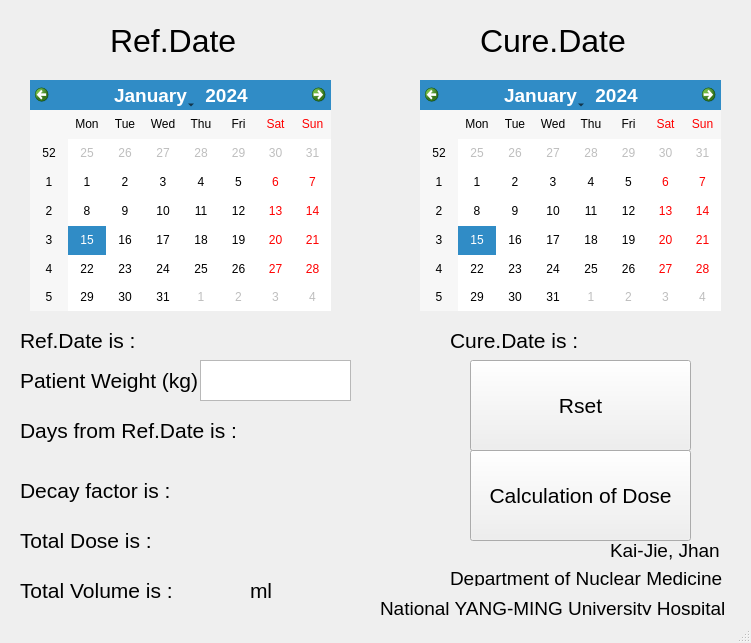
<?xml version="1.0" encoding="UTF-8"?>
<ui version="4.0">
 <class>MainWindow</class>
 <widget class="QMainWindow" name="MainWindow">
  <property name="geometry">
   <rect>
    <x>0</x>
    <y>0</y>
    <width>751</width>
    <height>643</height>
   </rect>
  </property>
  <property name="font">
   <font>
    <family>Arial</family>
    <pointsize>14</pointsize>
   </font>
  </property>
  <property name="windowTitle">
   <string>Ra-223 Does Calculator for NM, YMUH</string>
  </property>
  <property name="autoFillBackground">
   <bool>false</bool>
  </property>
  <widget class="QWidget" name="centralwidget">
   <widget class="QLabel" name="RefLabel">
    <property name="geometry">
     <rect>
      <x>110</x>
      <y>0</y>
      <width>181</width>
      <height>81</height>
     </rect>
    </property>
    <property name="font">
     <font>
      <family>Arial</family>
      <pointsize>24</pointsize>
     </font>
    </property>
    <property name="text">
     <string>Ref.Date</string>
    </property>
   </widget>
   <widget class="QLabel" name="CureLabel">
    <property name="geometry">
     <rect>
      <x>480</x>
      <y>0</y>
      <width>181</width>
      <height>81</height>
     </rect>
    </property>
    <property name="font">
     <font>
      <family>Arial</family>
      <pointsize>24</pointsize>
     </font>
    </property>
    <property name="text">
     <string>Cure.Date</string>
    </property>
   </widget>
   <widget class="QCalendarWidget" name="RefcalendarWidget">
    <property name="geometry">
     <rect>
      <x>30</x>
      <y>80</y>
      <width>301</width>
      <height>231</height>
     </rect>
    </property>
    <property name="font">
     <font>
      <pointsize>9</pointsize>
     </font>
    </property>
   </widget>
   <widget class="QCalendarWidget" name="CurecalendarWidget_2">
    <property name="geometry">
     <rect>
      <x>420</x>
      <y>80</y>
      <width>301</width>
      <height>231</height>
     </rect>
    </property>
    <property name="font">
     <font>
      <pointsize>9</pointsize>
     </font>
    </property>
   </widget>
   <widget class="QLabel" name="Ptlabel">
    <property name="geometry">
     <rect>
      <x>20</x>
      <y>360</y>
      <width>191</width>
      <height>41</height>
     </rect>
    </property>
    <property name="font">
     <font>
      <family>Arial</family>
      <pointsize>16</pointsize>
     </font>
    </property>
    <property name="text">
     <string>Patient Weight (kg)</string>
    </property>
   </widget>
   <widget class="QTextEdit" name="WeighttextEdit">
    <property name="geometry">
     <rect>
      <x>200</x>
      <y>360</y>
      <width>151</width>
      <height>41</height>
     </rect>
    </property>
    <property name="font">
     <font>
      <family>Arial</family>
      <pointsize>14</pointsize>
     </font>
    </property>
    <property name="html">
     <string>&lt;!DOCTYPE HTML PUBLIC &quot;-//W3C//DTD HTML 4.0//EN&quot; &quot;http://www.w3.org/TR/REC-html40/strict.dtd&quot;&gt;
&lt;html&gt;&lt;head&gt;&lt;meta name=&quot;qrichtext&quot; content=&quot;1&quot; /&gt;&lt;style type=&quot;text/css&quot;&gt;
p, li { white-space: pre-wrap; }
&lt;/style&gt;&lt;/head&gt;&lt;body style=&quot; font-family:'Arial'; font-size:14pt; font-weight:400; font-style:normal;&quot;&gt;
&lt;p style=&quot;-qt-paragraph-type:empty; margin-top:0px; margin-bottom:0px; margin-left:0px; margin-right:0px; -qt-block-indent:0; text-indent:0px;&quot;&gt;&lt;br /&gt;&lt;/p&gt;&lt;/body&gt;&lt;/html&gt;</string>
    </property>
   </widget>
   <widget class="QPushButton" name="Calculationbuttom">
    <property name="geometry">
     <rect>
      <x>470</x>
      <y>450</y>
      <width>221</width>
      <height>91</height>
     </rect>
    </property>
    <property name="font">
     <font>
      <family>Arial</family>
      <pointsize>16</pointsize>
     </font>
    </property>
    <property name="text">
     <string>Calculation of Dose</string>
    </property>
   </widget>
   <widget class="QLabel" name="Ref">
    <property name="geometry">
     <rect>
      <x>20</x>
      <y>320</y>
      <width>131</width>
      <height>41</height>
     </rect>
    </property>
    <property name="font">
     <font>
      <family>Arial</family>
      <pointsize>16</pointsize>
     </font>
    </property>
    <property name="text">
     <string>Ref.Date is :</string>
    </property>
   </widget>
   <widget class="QLabel" name="RefDateShow">
    <property name="geometry">
     <rect>
      <x>170</x>
      <y>320</y>
      <width>131</width>
      <height>41</height>
     </rect>
    </property>
    <property name="font">
     <font>
      <family>Arial</family>
      <pointsize>16</pointsize>
     </font>
    </property>
    <property name="text">
     <string/>
    </property>
   </widget>
   <widget class="QLabel" name="Ref_2">
    <property name="geometry">
     <rect>
      <x>450</x>
      <y>320</y>
      <width>131</width>
      <height>41</height>
     </rect>
    </property>
    <property name="font">
     <font>
      <family>Arial</family>
      <pointsize>16</pointsize>
     </font>
    </property>
    <property name="text">
     <string>Cure.Date is :</string>
    </property>
   </widget>
   <widget class="QLabel" name="CureDateShow">
    <property name="geometry">
     <rect>
      <x>590</x>
      <y>320</y>
      <width>131</width>
      <height>41</height>
     </rect>
    </property>
    <property name="font">
     <font>
      <family>Arial</family>
      <pointsize>16</pointsize>
     </font>
    </property>
    <property name="text">
     <string/>
    </property>
   </widget>
   <widget class="QLabel" name="DiffdayShow">
    <property name="geometry">
     <rect>
      <x>250</x>
      <y>410</y>
      <width>131</width>
      <height>41</height>
     </rect>
    </property>
    <property name="font">
     <font>
      <family>Arial</family>
      <pointsize>16</pointsize>
     </font>
    </property>
    <property name="text">
     <string/>
    </property>
   </widget>
   <widget class="QLabel" name="Ref_3">
    <property name="geometry">
     <rect>
      <x>20</x>
      <y>410</y>
      <width>231</width>
      <height>41</height>
     </rect>
    </property>
    <property name="font">
     <font>
      <family>Arial</family>
      <pointsize>16</pointsize>
     </font>
    </property>
    <property name="text">
     <string>Days from Ref.Date is : </string>
    </property>
   </widget>
   <widget class="QLabel" name="Ref_4">
    <property name="geometry">
     <rect>
      <x>20</x>
      <y>470</y>
      <width>231</width>
      <height>41</height>
     </rect>
    </property>
    <property name="font">
     <font>
      <family>Arial</family>
      <pointsize>16</pointsize>
     </font>
    </property>
    <property name="text">
     <string>Decay factor is : </string>
    </property>
   </widget>
   <widget class="QLabel" name="DecayfactorShow">
    <property name="geometry">
     <rect>
      <x>190</x>
      <y>470</y>
      <width>131</width>
      <height>41</height>
     </rect>
    </property>
    <property name="font">
     <font>
      <family>Arial</family>
      <pointsize>16</pointsize>
     </font>
    </property>
    <property name="text">
     <string/>
    </property>
   </widget>
   <widget class="QLabel" name="DoseShow">
    <property name="geometry">
     <rect>
      <x>190</x>
      <y>520</y>
      <width>131</width>
      <height>41</height>
     </rect>
    </property>
    <property name="font">
     <font>
      <family>Arial</family>
      <pointsize>16</pointsize>
     </font>
    </property>
    <property name="text">
     <string/>
    </property>
   </widget>
   <widget class="QLabel" name="Ref_5">
    <property name="geometry">
     <rect>
      <x>20</x>
      <y>520</y>
      <width>141</width>
      <height>41</height>
     </rect>
    </property>
    <property name="font">
     <font>
      <family>Arial</family>
      <pointsize>16</pointsize>
     </font>
    </property>
    <property name="text">
     <string>Total Dose is : </string>
    </property>
   </widget>
   <widget class="QLabel" name="Ref_6">
    <property name="geometry">
     <rect>
      <x>20</x>
      <y>570</y>
      <width>231</width>
      <height>41</height>
     </rect>
    </property>
    <property name="font">
     <font>
      <family>Arial</family>
      <pointsize>16</pointsize>
     </font>
    </property>
    <property name="text">
     <string>Total Volume is :</string>
    </property>
   </widget>
   <widget class="QLabel" name="VolumeShow">
    <property name="geometry">
     <rect>
      <x>190</x>
      <y>570</y>
      <width>71</width>
      <height>41</height>
     </rect>
    </property>
    <property name="palette">
     <palette>
      <active>
       <colorrole role="WindowText">
        <brush brushstyle="SolidPattern">
         <color alpha="255">
          <red>255</red>
          <green>0</green>
          <blue>0</blue>
         </color>
        </brush>
       </colorrole>
      </active>
      <inactive>
       <colorrole role="WindowText">
        <brush brushstyle="SolidPattern">
         <color alpha="255">
          <red>255</red>
          <green>0</green>
          <blue>0</blue>
         </color>
        </brush>
       </colorrole>
      </inactive>
      <disabled>
       <colorrole role="WindowText">
        <brush brushstyle="SolidPattern">
         <color alpha="255">
          <red>120</red>
          <green>120</green>
          <blue>120</blue>
         </color>
        </brush>
       </colorrole>
      </disabled>
     </palette>
    </property>
    <property name="font">
     <font>
      <family>Arial</family>
      <pointsize>20</pointsize>
      <underline>true</underline>
     </font>
    </property>
    <property name="text">
     <string/>
    </property>
    <property name="wordWrap">
     <bool>false</bool>
    </property>
   </widget>
   <widget class="QPushButton" name="Clearbuttom">
    <property name="geometry">
     <rect>
      <x>470</x>
      <y>360</y>
      <width>221</width>
      <height>91</height>
     </rect>
    </property>
    <property name="font">
     <font>
      <family>Arial</family>
      <pointsize>16</pointsize>
     </font>
    </property>
    <property name="text">
     <string>Rset</string>
    </property>
   </widget>
   <widget class="QLabel" name="Ref_7">
    <property name="geometry">
     <rect>
      <x>250</x>
      <y>570</y>
      <width>61</width>
      <height>41</height>
     </rect>
    </property>
    <property name="font">
     <font>
      <family>Arial</family>
      <pointsize>16</pointsize>
     </font>
    </property>
    <property name="text">
     <string>ml</string>
    </property>
   </widget>
   <widget class="QLabel" name="label">
    <property name="geometry">
     <rect>
      <x>450</x>
      <y>570</y>
      <width>281</width>
      <height>16</height>
     </rect>
    </property>
    <property name="text">
     <string>Department of Nuclear Medicine</string>
    </property>
   </widget>
   <widget class="QLabel" name="label_2">
    <property name="geometry">
     <rect>
      <x>610</x>
      <y>540</y>
      <width>131</width>
      <height>20</height>
     </rect>
    </property>
    <property name="text">
     <string>Kai-Jie, Jhan </string>
    </property>
   </widget>
   <widget class="QLabel" name="label_3">
    <property name="geometry">
     <rect>
      <x>380</x>
      <y>600</y>
      <width>351</width>
      <height>16</height>
     </rect>
    </property>
    <property name="text">
     <string>National YANG-MING University Hospital</string>
    </property>
   </widget>
  </widget>
  <widget class="QStatusBar" name="statusbar"/>
 </widget>
 <resources/>
 <connections/>
</ui>
